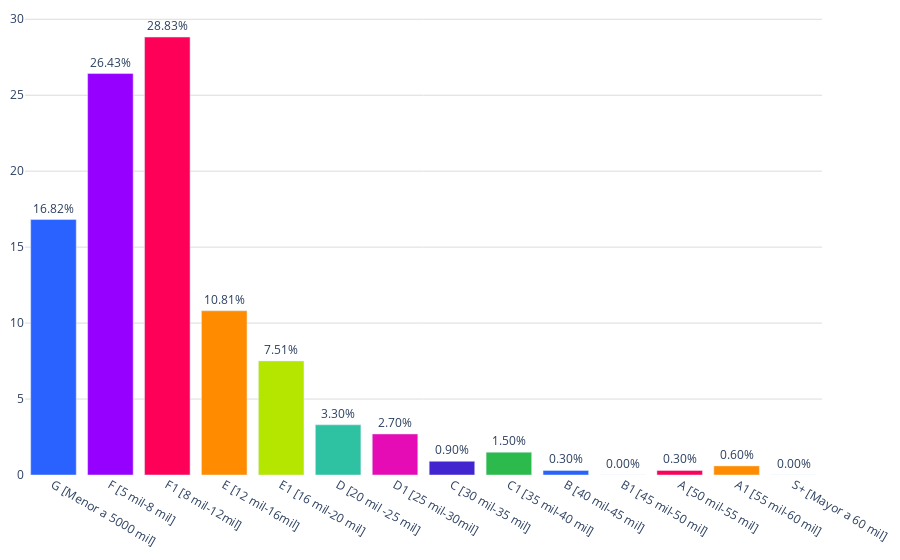

Notebook code for this chart:
### Code cell
colores = ['#2962ff', '#9500ff', '#ff0059', '#ff8c00', '#b4e600', '#2EC2A2','#E50CB6','#4225CF','#2CBA4D','#2962ff', '#9500ff', '#ff0059', '#ff8c00', '#b4e600']

fig = go.Figure()
fig.add_trace(go.Bar(
    x=posiciones_salariosparejas['Categoria_Pareja'],  # Eje x: Categoría
    y=posiciones_salariosparejas['porcentaje'],  # Eje y: porcentaje
    text=posiciones_salariosparejas['porcentaje'].apply(lambda x: f'{x:.2f}%'),  # Texto con el formato deseado
    textposition='outside',  # Posición del texto (parte superior de las barras)
    marker_color=colores,  # Especifica los colores de las barras
))
fig.update_layout(
    #title='Mercado salario por pareja',  # Título de la gráfica
    title_x=0.5,
    yaxis=dict(
        #title='%',  # Título del eje y
        gridcolor='#dddcda', # Color de las líneas que dividen los rangos del eje Y
        gridwidth=1, # Ancho de las líneas que dividen los rangos del eje Y
    ),margin=dict(l=10, r=10, t=10, b=10),  # Ajusta los márgenes (left, right, top, bottom)        
    plot_bgcolor='rgba(0,0,0,0)',  # Color de fondo del gráfico
)

# Exportar gráfica como archivo HTML
def guardar_grafico_como_html(fig, nombre_archivo,  carpeta='assets/graficas'):
    if not os.path.exists(carpeta): 
        os.makedirs(carpeta) # Crear la carpeta si no existe
    
    # Gráfica como archivo HTML en la carpeta especificada
    pio.write_html(fig, f'{carpeta}/{nombre_archivo}.html')

# Exportar
guardar_grafico_como_html(fig, 'g_bar_mercadosalario_parejas',  carpeta='assets/graficas')

fig.show()

### Figure 1 — Plotly figure (JSON) as saved in the notebook; plotly's stock layout.template omitted (floating-point values rounded to 4 significant figures)
{"data": [{"marker": {"color": ["#2962ff", "#9500ff", "#ff0059", "#ff8c00", "#b4e600", "#2EC2A2", "#E50CB6", "#4225CF", "#2CBA4D", "#2962ff", "#9500ff", "#ff0059", "#ff8c00", "#b4e600"]}, "text": ["16.82%", "26.43%", "28.83%", "10.81%", "7.51%", "3.30%", "2.70%", "0.90%", "1.50%", "0.30%", "0.00%", "0.30%", "0.60%", "0.00%"], "textposition": "outside", "type": "bar", "x": ["G [Menor a 5000 mil]", "F [5 mil-8 mil]", "F1 [8 mil-12mil]", "E [12 mil-16mil]", "E1 [16 mil-20 mil]", "D [20 mil -25 mil]", "D1 [25 mil-30mil]", "C [30 mil-35 mil]", "C1 [35 mil-40 mil]", "B [40 mil-45 mil]", "B1 [45 mil-50 mil]", "A [50 mil-55 mil]", "A1 [55 mil-60 mil]", "S+ [Mayor a 60 mil]"], "y": [16.82, 26.43, 28.83, 10.81, 7.508, 3.303, 2.703, 0.9009, 1.502, 0.3003, 0, 0.3003, 0.6006, 0]}], "layout": {"margin": {"b": 10, "l": 10, "r": 10, "t": 10}, "plot_bgcolor": "rgba(0,0,0,0)", "title": {"x": 0.5}, "yaxis": {"gridcolor": "#dddcda", "gridwidth": 1}}}
